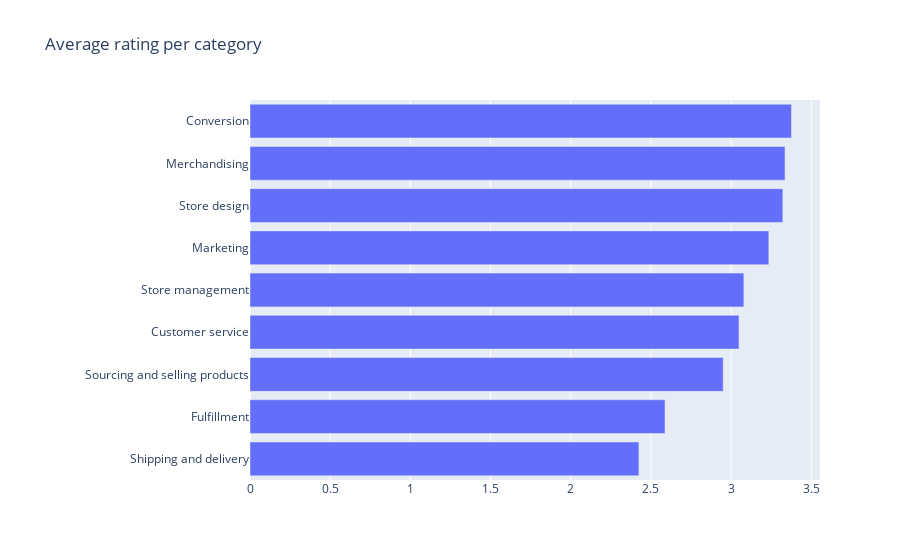

The code cell stored with this chart in its notebook:
### Code cell
reviews_in_category = (apps_and_reviews_with_categories.groupby(['category', 'title'], as_index=False)['rating_x'].mean())\
    .dropna(subset=['rating_x'])\
    .groupby(['category'], as_index=False)\
    .mean()\
    .sort_values('rating_x', ascending=True)
reviews_in_category[['mean_rating']] = reviews_in_category[['rating_x']]
reviews_in_category = reviews_in_category.drop(columns=['rating_x'])

plotly.offline.iplot({
    'data': [go.Bar(
        name='Rating',
        x=reviews_in_category['mean_rating'],
        y=reviews_in_category['category'],
        orientation = 'h'
    )],
    'layout': go.Layout(title='Average rating per category', margin=go.layout.Margin(l=250))
})

### Figure 1 — Plotly figure (JSON) as saved in the notebook; plotly's stock layout.template omitted (floating-point values rounded to 4 significant figures)
{"data": [{"name": "Rating", "orientation": "h", "type": "bar", "x": [2.425, 2.588, 2.951, 3.049, 3.08, 3.235, 3.322, 3.336, 3.376], "y": ["Shipping and delivery", "Fulfillment", "Sourcing and selling products", "Customer service", "Store management", "Marketing", "Store design", "Merchandising", "Conversion"]}], "layout": {"autosize": true, "margin": {"l": 250}, "title": {"text": "Average rating per category"}, "xaxis": {"autorange": true, "range": [0, 3.554], "type": "linear"}, "yaxis": {"autorange": true, "range": [-0.5, 8.5], "type": "category"}}}
